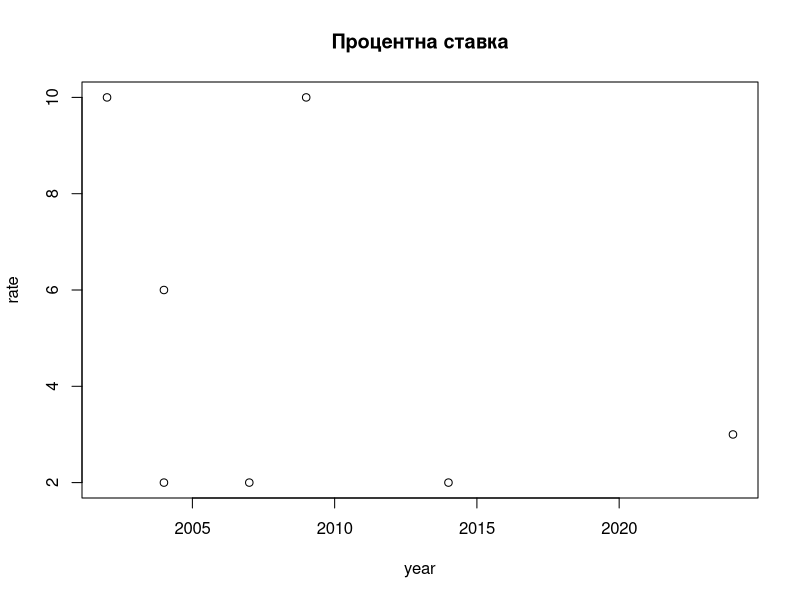

This figure's R source:
x.vector=9:19
y.vector=7:17
cor(x.vector,y.vector)

z.vector=-3*x.vector+8
cor(x.vector,z.vector)

n=7
year=sample(2000:2024,n,replace=T)
rate=sample(1:10,n,replace=T)
plot(year,rate,main='Процентна ставка')

cor(year,rate)


x=sample(19,replace=T)
y=sample(19*1000,replace=T)
x.matrix=matrix(x,nrow=19,ncol=19)
y.matrix=matrix(y,nrow=190,ncol=100)
x.matrix
y.matrix
